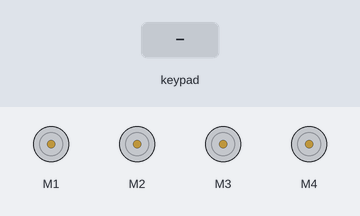
A sketch run on a simulated Arduino Uno, built with avr-gcc and run on an emulated ATmega328P. On the bench: 4 × DC motor (green arrow = forward, orange = backward, longer = faster). Inputs (shaded band) come from the test bench.

Above: at 1.2 s.
1.3 s: key 'U' pressed
At 1.57 s:
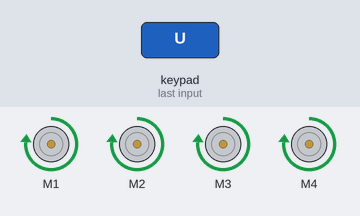
3.2 s: key 'D' pressed
5.1 s: key 'L' pressed
At 5.35 s:
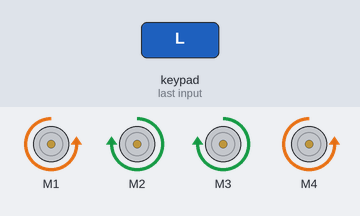
7.0 s: key 'R' pressed
At 7.25 s:
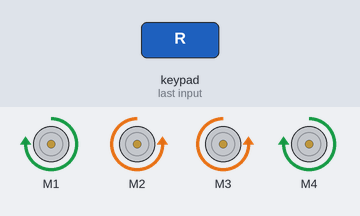
8.9 s: key 'U' pressed
At 10.5 s:
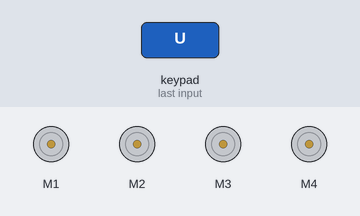
Timing chart, 0 to 11.5 s (numbered marks = the images above; inputs shaded):
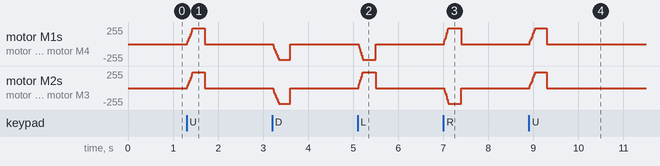

The sketch:

bluetooth_car.ino
```cpp
#include <AFMotor.h>
#define CUSTOM_SETTINGS
#define INCLUDE_GAMEPAD_MODULE
#include <Dabble.h>


int MAX_SPEED = 150; //Max speed the wheels can move while moving forward and backward.
int turnSpeed = 120; // Max speed the wheels can move when turning.
int speedSet = 0; // Variable used in for loops later on where we will will gradually increase the motor speed.
bool atSpeed = false; // Used to figure out if the car is moving already or not, so we don't run our motor acceleration code.
int accelerationIncrement = 10; //How much we increment the accelleration of our motors by, higher = higher acceleration, but will drain the battery.
char command; //This var is used to store the command we receive from the Bluetooth connection.


//Motor Declarations using the AF_DCMotor Library
//*Keep in mind, these declarations might be different for your car. Test each one to see which wheel it controls*
AF_DCMotor motor1(1, MOTOR12_1KHZ); //BACK LEFT
AF_DCMotor motor2(2, MOTOR12_1KHZ); // BACK RIGHT
AF_DCMotor motor3(3, MOTOR34_1KHZ); // FRONT LEFT
AF_DCMotor motor4(4, MOTOR34_1KHZ); //FRONT RIGHT

void setup() {
  // WITH BLUETOOTH
  Serial.begin(250000); //Set up Serial and Dabble for Bluetooth connection
  Dabble.begin(9600, 9, 10); //Initialize RX & TX pins as 9 and 10 and begin Dabble communication
  motorStop(); // Initialize the motors to stop until we recive a command
}

void loop() {
  Dabble.processInput();//this function is used to refresh data obtained from Bluetooth connection, calling this function is mandatory in order to get data properly
  //Main function below, we want to check if any buttons are pressed, if not we will stop the motors
  if(GamePad.isUpPressed() || GamePad.isDownPressed() || GamePad.isLeftPressed() || GamePad.isRightPressed()){
  if (GamePad.isUpPressed())
  {
    motorForward(); // If up is pressed, move motors forward
  }

  if (GamePad.isDownPressed())
  {
    motorBackward(); // If back is pressed, move motors backward
  }

  if (GamePad.isLeftPressed())
  {
    motorLeft(); // If left is pressed, move motors left
  }

  if (GamePad.isRightPressed())
  {
    motorRight(); // If right is pressed, move motors right
  }
  }
  else{
    motorStop(); // Stop motors if no buttons are pressed
  }
}

void motorStop() {
  motor1.run(RELEASE);
  motor2.run(RELEASE);
  motor3.run(RELEASE);
  motor4.run(RELEASE);
  atSpeed = false;
}

void motorForward(){
  if (!atSpeed) { //If we're at speed and still pushing the forward button, the motors just continue to run until they are stopped, so skip the function
    motor1.run(FORWARD);
    motor2.run(FORWARD);
    motor3.run(FORWARD);
    motor4.run(FORWARD);
    for (speedSet = 0; speedSet < MAX_SPEED; speedSet+= accelerationIncrement) { //The for loops are used to gradually increase speed to the motors in order to not drain the batteries
      int speed = map(speedSet, 0, MAX_SPEED, 0, 255);
      motor1.setSpeed(speed);
      motor2.setSpeed(speed);
      motor3.setSpeed(speed);
      motor4.setSpeed(speed);
      delay(10);
    }
    atSpeed = true;
  }
}
void motorBackward(){
  if (!atSpeed) {
    motor1.run(BACKWARD);
    motor2.run(BACKWARD);
    motor3.run(BACKWARD);
    motor4.run(BACKWARD);
    for (speedSet = 0; speedSet < MAX_SPEED; speedSet+=accelerationIncrement) {
      int speed = map(speedSet, 0, MAX_SPEED, 0, 255);
      motor1.setSpeed(speed);
      motor2.setSpeed(speed);
      motor3.setSpeed(speed);
      motor4.setSpeed(speed);
      delay(10);
    }
    atSpeed = true;
  }
}

void motorRight(){
  if (!atSpeed) {
    motor1.run(FORWARD);
    motor2.run(BACKWARD);
    motor3.run(BACKWARD);
   motor4.run(FORWARD);
    for (speedSet = 0; speedSet < turnSpeed; speedSet += accelerationIncrement) {
      int speed = map(speedSet, 0, turnSpeed, 0, 255);
      motor1.setSpeed(speed);
      motor2.setSpeed(speed);
      motor3.setSpeed(speed);
      motor4.setSpeed(speed);
      delay(10);
    }
    atSpeed = true;
  }
}

void motorLeft(){
  if (!atSpeed) {
    motor1.run(BACKWARD);
    motor2.run(FORWARD);
    motor3.run(FORWARD);
    motor4.run(BACKWARD);
    for (speedSet = 0; speedSet < turnSpeed; speedSet += accelerationIncrement) {
      int speed = map(speedSet, 0, turnSpeed, 0, 255);
      motor1.setSpeed(speed);
      motor2.setSpeed(speed);
      motor3.setSpeed(speed);
      motor4.setSpeed(speed);
      delay(10);
    }
    atSpeed = true;
  }
}
```

Measured:
- after the input at 1.3 s, motor M1–4: rises from stopped to forward 238/255 in 0.13 s, then falls to stopped in 0.26 s
- after the input at 5.1 s, motor M1, motor M4: stopped → backward 233/255 at once, → stopped 0.38 s later; motor M2, motor M3: stopped → forward 233/255 at once, → stopped 0.38 s later
- after the input at 7.0 s, motor M1, motor M4: stopped → forward 233/255 at once, → stopped 0.38 s later; motor M2, motor M3: stopped → backward 233/255 at once, → stopped 0.38 s later
- after the input at 8.9 s, motor M1–4: rises from stopped to forward 238/255 in 0.12 s, then falls to stopped in 0.26 s
